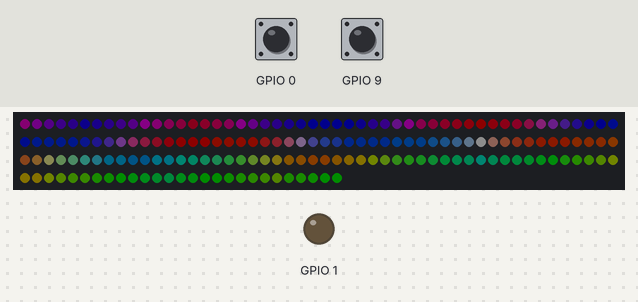
Recording of a sketch running on a simulated ESP32. On the bench: 177 RGB LEDs in strip order, left to right, continuing on the next row, output pins drawn as LEDs (lit = HIGH). Inputs (shaded band) come from the test bench; at power-on: GPIO 9 HIGH, GPIO 0 HIGH. Dim RGB values are drawn brighter than linear.

Above: at 1.2 s.
1.3 s: GPIO 9 pulled LOW for 0.15 s
At 2.0 s:
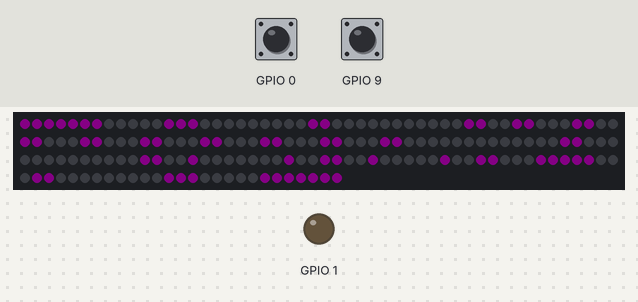
3.0 s: GPIO 9 pulled LOW for 1 s
At 4.52 s:
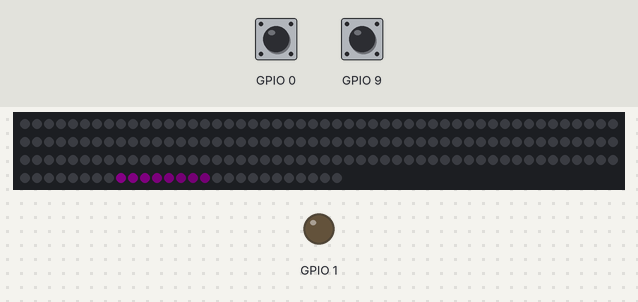
4.6 s: GPIO 9 pulled LOW for 0.15 s
At 5.13 s:
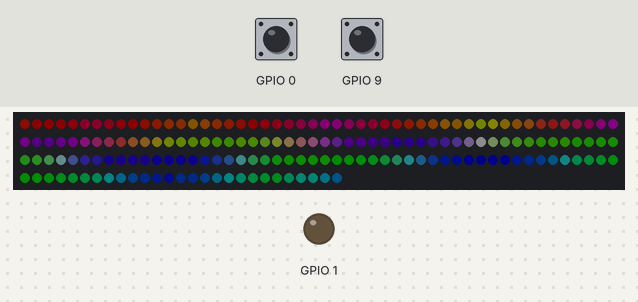
5.3 s: GPIO 9 pulled LOW for 3.2 s
At 7.5 s:
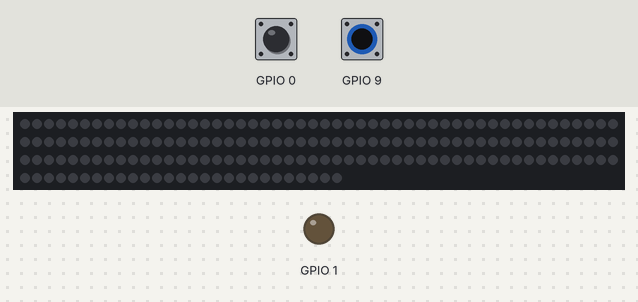
10.0 s: GPIO 9 pulled LOW for 0.15 s
At 10.37 s:
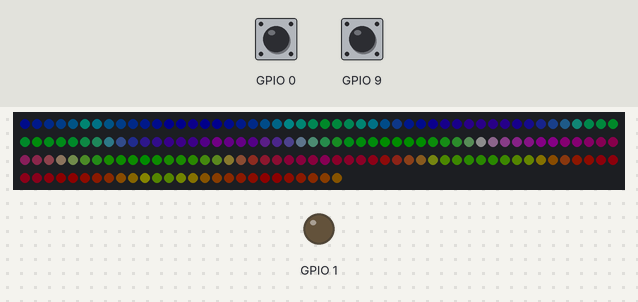

The sketch:

Small_Pendant.ino
```cpp
/**
 * @file        Small_Pendant.ino
 * @module      The Main (Small_Pendant) Module
 *
 * @brief       Contains the Main code for the Small Pendant Project (Init and Task Dispatching)
 *
 * @author      Matthew Haahr (mjhaahr)
 */
#include "Config.hpp"
#include "Util.hpp"
#include "Buttons.hpp"
#include "Display.hpp"

hw_timer_t *taskTimer = NULL;
volatile SemaphoreHandle_t taskSemaphore;

void ARDUINO_ISR_ATTR taskStart() {
	xSemaphoreGiveFromISR(taskSemaphore, NULL);
}

void setup() {
    BTN_Init();
    DISP_Init();

    Wire.setPins(SDA_IMU, SCL_IMU);

    // TODO: Setup IMU and add the calibration getter here

    pinMode(LED_BUILTIN, OUTPUT);
    digitalWrite(LED_BUILTIN, LOW);

    DebugBegin(57600);
    DebugPrintln("Start");

    // Create semaphore to flag when timer has fired
    taskSemaphore = xSemaphoreCreateBinary();

    // Set timer frequency to 1Mhz
    taskTimer = timerBegin(1000000);

    // Attach taskStart ISR to task timer.
    timerAttachInterrupt(taskTimer, &taskStart);

    // Set task timer alarm to call taskStart ISR with the SysTick Period
    // Repeat the alarm (3rd param = true) with unlimited count (4th param = 0).
    timerAlarm(taskTimer, SYSTICK_PERIOD_US, true, 0);
}

void loop() {
    // Start UI Update Tracking at 0
    static uint8_t uiUpdateTicks = 0;

    // If Task Timer has fired
    if (xSemaphoreTake(taskSemaphore, 0) == pdTRUE) {
        // Increment display update check (runs every UI_UPDATE_INT ticks)
        if (++uiUpdateTicks >= UI_UPDATE_INT) {
            uiUpdateTicks = 0;
            // Check buttons
            BTN_Task();
            // Update display
            DISP_Task();
        } else {
          // Redraw the current display otherwise to update temporal dithering
          // DISP_Redraw();
        }
    }
}
```

Button.cpp
```cpp
/**
 * @file        Button.cpp
 * @module      The Button Class (BTN)
 *
 * @brief       Contains Code for Managing a Single Button Instance on the Small Pendant Project
 *
 * @author      Matthew Haahr (mjhaahr)
 */
#include "Button.hpp"

#define BTN_DEBOUNCE_TIME_MS        65u
#define BTN_DEBOUNCE_TIME_TICKS     (BTN_DEBOUNCE_TIME_MS / UI_UPDATE_PERIOD_MS)

#define BTN_HELD_TIME_MS            1000u
#define BTN_HELD_TIME_TICKS         (BTN_HELD_TIME_MS / UI_UPDATE_PERIOD_MS)

/**
 * Initializes a Button Object
 * @param uint8_t pin - The GPIO Pin for the Button
 * @param bool holdEn - True if HELD is a valid state
 */
void Button::init(uint8_t pin, bool holdEn) {
    this->pin = pin;
    pinMode(pin, INPUT_PULLUP);

    this->holdEn = holdEn;

    this->currentState = BTN_STATE_IDLE;
    this->newData = false;

    this->pinState = GPIO_BUTTON_UNPRESSED;
    this->lastPinState = GPIO_BUTTON_UNPRESSED;

    this->buttonState = GPIO_BUTTON_UNPRESSED;
    this->lastButton = GPIO_BUTTON_UNPRESSED;

    this->debounceTicks = 0;
}

/**
 * Performs the debounce handle and evaluates the button
 * @return BTN_ButtonState_e - The current state of the button
 */
BTN_ButtonState_e Button::task(void) {
    // Increment tick timer (up to max val)
    if (this->debounceTicks < UINT8_MAX) {
        this->debounceTicks++;
    }

    int newPin = digitalRead(this->pin);

    // Debounce the button
    if (newPin != this->lastPinState) {
        // If the state changes, reset the debounce timer
        this->debounceTicks = 0;
    } else if (this->debounceTicks >= BTN_DEBOUNCE_TIME_TICKS) {
        this->buttonState = newPin;
    }

    // Handle the Button Logic
    switch (this->currentState) {
        case BTN_STATE_IDLE:
            // Check if pressed
            if (this->buttonState == GPIO_BUTTON_PRESSED) {
                // Check if held for long enough to be "HELD" (and hold is allowed)
                if ((this->debounceTicks >= BTN_HELD_TIME_TICKS) && this->holdEn) {
                    this->newData = true;
                    this->currentState = BTN_STATE_HELD;
                }
            } else {
                // If released, switch to "PRESSED"
                if (this->lastButton == GPIO_BUTTON_PRESSED) {
                    this->newData = true;
                    this->currentState = BTN_STATE_PRESSED;
                }
            }
            break;

        case BTN_STATE_HELD:
            // Wait for it to be released (and switch to "IDLE")
            if (this->buttonState == GPIO_BUTTON_UNPRESSED) {
                this->newData = true;
                this->currentState = BTN_STATE_IDLE;
            }
            break;

        case BTN_STATE_PRESSED:
            // Once Pressed, clear to "IDLE"
            this->newData = true;
            this->currentState = BTN_STATE_IDLE;
            break;
    }

    this->lastPinState = newPin;
    this->lastButton = this->buttonState;
    return this->currentState;
}

/**
 * Gets the current button state
 * @return BTN_ButtonState_e - The current state of the button
 */
BTN_ButtonState_e Button::getState(void) {
    return this->currentState;
}

/**
 * Gets and clears if there is new data
 * @return bool - True if new state data is available
 */
bool Button::NewData(void) {
    bool out = this->newData;
    this->newData = false;
    return out;
}
```

Button.hpp
```cpp
/**
 * @file        Button.hpp
 * @module      The Button Class (BTN)
 *
 * @brief       Contains Code for Managing a Single Button Instance on the Small Pendant Project
 *
 * @author      Matthew Haahr (mjhaahr)
 */
#ifndef __BUTTON_H__
#define __BUTTON_H__

#include "Config.hpp"

// enum used to hold the state of a button, whether it's currently pressed, held, or idle
typedef enum {
    BTN_STATE_IDLE,
    BTN_STATE_PRESSED,
    BTN_STATE_HELD,
} BTN_ButtonState_e;

class Button {
    private:
        // The GPIO Pin Number Associated with the Button
        uint8_t pin;
        // True if holding is a separate option
        bool holdEn;

        // Button State doesn't get established until released (if pressed) or held
        BTN_ButtonState_e currentState;
        // New Data Flag
        bool newData;

        // Reflects the current state tracking for the pin itself
        int pinState;
        int lastPinState;

        // Debounced state of the button (pressed or unpressed)
        int buttonState;
        int lastButton;

        // Debounce tick timer
        uint8_t debounceTicks;

    public:
        /**
         * Initializes a Button Object
         * @param uint8_t pin - The GPIO Pin for the Button
         * @param bool holdEn - True if HELD is a valid state
         */
        void init(uint8_t pin, bool holdEn);

        /**
         * Performs the debounce handle and evaluates the button
         * @return BTN_ButtonState_e - The current state of the button
         */
        BTN_ButtonState_e task(void);

        /**
         * Gets the current button state
         * @return BTN_ButtonState_e - The current state of the button
         */
        BTN_ButtonState_e getState(void);

        /**
         * Gets and clears if there is new data
         * @return bool - True if new state data is available
         */
        bool NewData(void);
};

#endif /* __BUTTON_H__ */
```

Buttons.cpp
```cpp
/**
 * @file        Buttons.cpp
 * @module      The Buttons Module (BTN)
 *
 * @brief       Contains Code for Interacting with the Buttons on the Small Pendant Project
 *
 * @author      Matthew Haahr (mjhaahr)
 */
#include "Buttons.hpp"
#include "Display.hpp"

static Button colorButton;
static Button patternButton;

/**
 * Initializes the Buttons Module
 */
void BTN_Init(void) {
    colorButton.init(BOOT_COLOR_BUTTON_PIN, false);
    patternButton.init(USER_PATTERN_BUTTON_PIN, true);
}

/**
 * Handles Running the two buttons and updating the display with the result
 */
void BTN_Task(void) {
    colorButton.task();
    patternButton.task();

    if (colorButton.NewData()) {
        switch(colorButton.getState()) {
            case BTN_STATE_PRESSED:
                DISP_NextColor();
                break;

            default:
                // Do Nothing Under otherwise
                break;
        }
    }

    if (patternButton.NewData()) {
        switch(patternButton.getState()) {
            case BTN_STATE_PRESSED:
                DISP_NextPattern();
                break;

            case BTN_STATE_HELD:
                DISP_Off();
                break;

            default:
                // Do Nothing Under otherwise
                break;
        }
    }
}
```

Buttons.hpp
```cpp
/**
 * @file        Buttons.hpp
 * @module      The Buttons Module (BTN)
 *
 * @brief       Contains Code for Interacting with the Buttons on the Small Pendant Project
 *
 * @author      Matthew Haahr (mjhaahr)
 */
#ifndef __BUTTONS_H__
#define __BUTTONS_H__

#include "Config.hpp"
#include "Button.hpp"

/**
 * Initializes the Buttons Module
 */
void BTN_Init(void);

/**
 * Handles Running the two buttons and updating the display with the result
 */
void BTN_Task(void);

#endif /* __BUTTONS_H__ */
```

Display.cpp
```cpp
/**
 * @file        Display.cpp
 * @module      The Display Module (DISP)
 *
 * @brief       Contains Code for Running Effects on LED Matrix of the Small Pendant Project
 *
 * @author      Matthew Haahr (mjhaahr)
 */
#include "Display.hpp"
#include "Util.hpp"

#define SMILEY_FACE_NUM_PIXELS      61
// Active Pixels for smiley face (smile, left eye, right eye, outline)
const static uint_fast8_t smileyFacePixels[SMILEY_FACE_NUM_PIXELS] = {114, 135, 143, 144, 145, 146, 147, 129, 122, 47, 46, 55, 56, 76, 75, 42, 41, 60, 61, 71, 70, 0, 1, 2, 3, 4, 6, 5, 24, 25, 50, 51, 80, 81, 110, 111, 138, 139, 162, 163, 164, 176, 175, 174, 173, 172, 170, 171, 152, 151, 126, 125, 96, 95, 66, 65, 38, 37, 14, 13, 12};

#define DISP_WHEEL_TIME_S           3
#define DISP_WHEEL_MAX              3600
#define DISP_WHEEL_INT              (DISP_WHEEL_MAX / (UI_UPDATE_FREQ * DISP_WHEEL_TIME_S));

typedef enum {
    DISP_STATE_OFF      = 0u,
    DISP_STATE_WHEEL    = 1u,
    DISP_STATE_SMILEY   = 2u,
    DISP_STATE_CYLON    = 3u,
    DISP_STATE_MAX,
} DISP_State_e;

// Struct to hold the static context for the state info
typedef struct {
    uint_fast16_t index;
    bool dir;
    DISP_State_e state;
    bool redraw;
    CRGB currColor;
    bool alternate;
} DISP_DisplayContext_s;

/**
 * Local State Print helper
 */
static void printState(void);

/**
 * Loads the color wheel into the frame buffer (needs to be actually drawn to the screen), given a wheel position
 * @param uint_fast16_t wheelPos - The wheel position in tenths of a degree
 */
static void DISP_ColorWheel(uint_fast16_t wheelPos);

/**
 * Draws a Simple Smiley Face to the frame buffer
 * @param CRGB color - The color to draw
 */
static void DISP_SmileyFace(CRGB color);

/**
 * Draws a the next frame of the Cylon image using the color
 * @param CRGB color - The color to draw
 */
static void DISP_Cylon(CRGB color);

/**
 * Clears the frame buffer
 */
static void DISP_Clear(void);

// Static Context
static DISP_DisplayContext_s dispContext;
// Static Reference to the LEDs to allow updates
static CRGB leds[NUM_LEDS];

/**
 * Initializes the Display Module and sets up the LEDs
 */
void DISP_Init(void) {
    FastLED.addLeds<WS2812B, LED_PIN, GRB>(leds, NUM_LEDS);
    FastLED.setBrightness(MAX_BRIGHTNESS);
    // Disable dithering to remove flicker
    FastLED.setDither(DISABLE_DITHER);

    dispContext.index = 0u;
    dispContext.dir = false;
    dispContext.state = DISP_STATE_OFF;
    dispContext.redraw = false;
    dispContext.currColor = CRGB::Purple;
    dispContext.alternate = false;
    DISP_NextPattern();
}

/**
 * Runs the Primary Display Task, responsible for controlling what's shown on the LEDs
 */
void DISP_Task(void) {
    switch (dispContext.state) {
        case DISP_STATE_OFF:
            break;

        case DISP_STATE_WHEEL:
            dispContext.redraw = true;
            DISP_ColorWheel(dispContext.index);

            dispContext.index += DISP_WHEEL_INT;
            if (dispContext.index >= DISP_WHEEL_MAX) {
                dispContext.index = 0u;
            }

            break;

        case DISP_STATE_SMILEY:
            if (dispContext.redraw) {
                DISP_SmileyFace(dispContext.currColor);
            }
            break;

        case DISP_STATE_CYLON:
            dispContext.redraw = true;
            // Run every other frame
            if (!dispContext.alternate) {
                // Handle Wrap
                if (dispContext.index >= NUM_LEDS) {
                    dispContext.dir = true;
                    dispContext.index = NUM_LEDS;
                } else if (dispContext.index == 0u) {
                    dispContext.dir = false;
                }

                DISP_Cylon(dispContext.currColor);

                // Advance Index (false is incr, true is decr)
                dispContext.index += (dispContext.dir) ? (-1) : (1);

                dispContext.alternate = true;
            } else {
                dispContext.alternate = false;
            }
            break;

        default:
            dispContext.state = DISP_STATE_OFF;
            break;
    }

    if (dispContext.redraw) {
        dispContext.redraw = false;
        FastLED.show();
    }
}

/**
 * Advances the color of static color states
 */
void DISP_NextColor(void) {
    // Unless it's a solic color state, return
    switch(dispContext.state) {
        case DISP_STATE_SMILEY:
        case DISP_STATE_CYLON:
            break;
        default:
            return;
    }

    switch (dispContext.currColor.as_uint32_t()) {
        case 0xFF800080:
            dispContext.currColor = CRGB::Red;
            DebugPrintln("Color: RED");
            break;

        case 0xFFFF0000:
            dispContext.currColor = CRGB::Yellow;
            DebugPrintln("Color: YELLOW");
            break;

        case 0xFFFFFF00:
            dispContext.currColor = CRGB::Green;
            DebugPrintln("Color: GREEN");
            break;

        case 0xFF008000:
            dispContext.currColor = CRGB::Blue;
            DebugPrintln("Color: BLUE");
            break;

        case 0xFF0000FF:
            dispContext.currColor = CRGB::Purple;
            DebugPrintln("Color: PURPLE");
            break;

        default:
            break;
    }

    dispContext.redraw = true;
}

/**
 * Advances the pattern (of active patterns, cannot go to off
 */
void DISP_NextPattern(void) {
    // Cycle: Off -> Smiley -> Wheel (-> More) -> Smiley
    DISP_Clear();
    switch(dispContext.state) {
        case DISP_STATE_OFF:
            dispContext.state = DISP_STATE_WHEEL;
            break;

        case DISP_STATE_WHEEL:
            dispContext.state = DISP_STATE_SMILEY;
            break;

        case DISP_STATE_SMILEY:
            dispContext.state = DISP_STATE_CYLON;
            break;

        case DISP_STATE_CYLON:
            dispContext.state = DISP_STATE_WHEEL;
            break;

        default:
            dispContext.state = DISP_STATE_OFF;
            break;
    }
    // Set redraw when changing patterns
    dispContext.redraw = true;
    printState();
}

/**
 * Clears and Turns off the Display
 * Future HW TODO: Add FET to disable LED Power
 */
void DISP_Off(void) {
    DISP_Clear();
    dispContext.state = DISP_STATE_OFF;
    printState();
    dispContext.redraw = true;
}

/**
 * Local State Print helper
 */
static void printState(void) {
    const static String stateLabels[DISP_STATE_MAX] = {"OFF", "WHEEL", "SMILEY", "CYLON"};
    DebugPrint("State: ");
    DebugPrintln(stateLabels[dispContext.state]);
}

/**
 * Loads the color wheel into the frame buffer (needs to be actually drawn to the screen), given a wheel position
 * @param uint_fast16_t wheelPos - The wheel position in tenths of a degree
 */
static void DISP_ColorWheel(uint_fast16_t wheelPos) {
    // Pre-allocate pos data pointer
    const uint_fast16_t* posData;
    // Loop over all pixels
    for (uint_fast8_t i = 0; i < NUM_LEDS; i++) {
        posData = UTIL_PolarCoords(i);

        if (posData[0] != CENTER) {
            // Sum angles, wrap to 3600
            uint_fast32_t angle = (wheelPos + posData[0]) % 3600;
            // Remap to 0-255
            uint_fast8_t colorPos = (uint_fast8_t) (angle * 255 / 3600);
            CRGB color = UTIL_Rainbow(colorPos);

            fract8 colorScale = (fract8) posData[2];

            CRGB newColor = blend(color, CRGB::White, colorScale);
            leds[i] = newColor;
        } else {
            leds[i] = CRGB::White;
        }
    }
}

/**
 * Draws a Simple Smiley Face to the frame buffer
 * @param CRGB color - The color to draw
 */
static void DISP_SmileyFace(CRGB color) {
    for (uint_fast8_t i = 0; i < SMILEY_FACE_NUM_PIXELS; i++) {
        leds[smileyFacePixels[i]] = color;
    }
}

/**
 * Clears the frame buffer
 */
static void DISP_Clear(void) {
    for (uint_fast8_t i = 0; i < NUM_LEDS; i++) {
        leds[i] = CRGB::Black;
    }
}

/**
 * Draws a the next frame of the Cylon image using the color
 * @param CRGB color - The color to draw
 */
static void DISP_Cylon(CRGB color) {
    // Scale current display
    for(uint8_t i = 0; i < NUM_LEDS; i++) {
        leds[i].nscale8(200);
    }

    // Set next pixel
    leds[dispContext.index] = color;
}
```

Display.hpp
```cpp
/**
 * @file        Display.hpp
 * @module      The Display Module (DISP)
 *
 * @brief       Contains Code for Running Effects on LED Matrix of the Small Pendant Project
 *
 * @author      Matthew Haahr (mjhaahr)
 */
#ifndef __DISPLAY_H__
#define __DISPLAY_H__

#include "Config.hpp"

/**
 * Initializes the Display Module and sets up the LEDs
 */
void DISP_Init(void);

/**
 * Runs the Primary Display Task, responsible for controlling what's shown on the LEDs
 */
void DISP_Task(void);

/**
 * Advances the color of static color states
 */
void DISP_NextColor(void);

/**
 * Advances the pattern (of active patterns, cannot go to off
 */
void DISP_NextPattern(void);

/**
 * Clears and Turns off the Display
 * Futur HW TODO: Add FET to disable LED Power
 */
void DISP_Off(void);

#endif /* __DISPLAY_H__ */
```

Source omitted: Util.cpp (5109 bytes), Util.hpp (1031 bytes), Config.hpp (1674 bytes)

Measured:
- after the input at 1.3 s, the LEDs: first differ from a run without the input after 0.22 s (image 1)
- after the input at 3.0 s, the LEDs: first change after 1.1 s (image 2 shows a later state)
- after the input at 4.6 s, the LEDs: first differ from a run without the input after 0.38 s (image 3)
- after the input at 5.3 s, the LEDs: first differ from a run without the input after 1.0 s (image 4)
- after the input at 10.0 s, the LEDs: change after 0.22 s (image 5)
